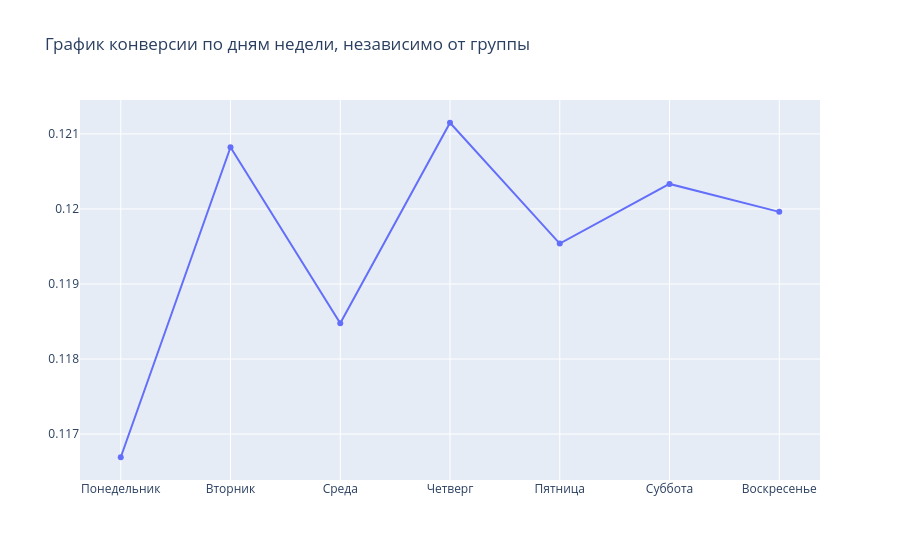

This figure's notebook cell:
### Code cell
conversion = go.Scatter(x=group_by_weekday.index, y=group_by_weekday.values)

fig = go.Figure(conversion, layout_title_text="График конверсии по дням недели, независимо от группы")

fig.show()

### Figure 1 — Plotly figure (JSON) as saved in the notebook; plotly's stock layout.template omitted (floating-point values rounded to 4 significant figures)
{"data": [{"type": "scatter", "x": ["Понедельник", "Вторник", "Среда", "Четверг", "Пятница", "Суббота", "Воскресенье"], "y": [0.1167, 0.1208, 0.1185, 0.1211, 0.1195, 0.1203, 0.12]}], "layout": {"title": {"text": "График конверсии по дням недели, независимо от группы"}}}
